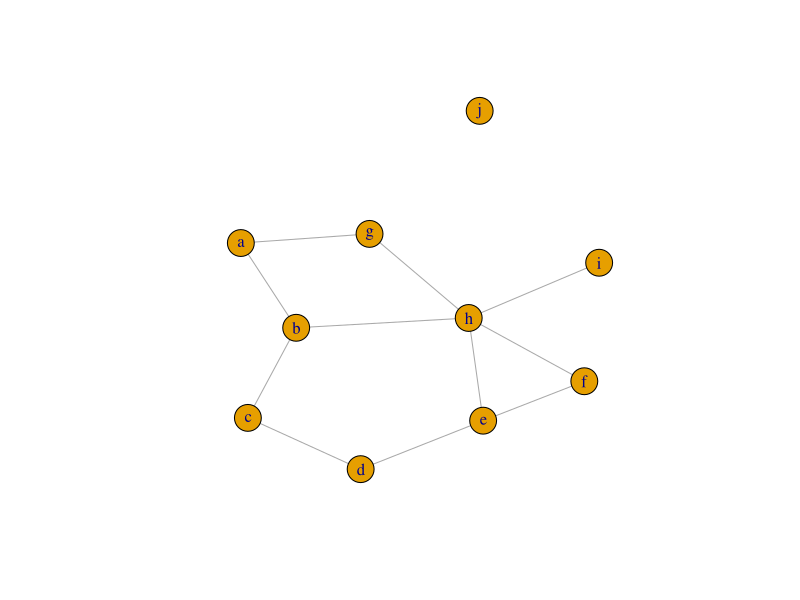

Here is the R script that generated this plot: (Note: this script raises an error after producing the figure.)
#source: https://kateto.net/netscix2016.html

# + ------------------------------------------------------------------------- +
# + Environment Variables                                                     +
# + ~~~~~~~~~~~~~~~~~~~~~~~~~~~~~~~~~~~~~~~~~~~~~~~~~~~~~~~~~~~~~~~~~~~~~~~~~ +
rm(list = ls()) # Remove all the objects we created so far.
library(igraph) # Load the igraph package

# + ------------------------------------------------------------------------- +
# + Make Simple Network                                                       +
# + ~~~~~~~~~~~~~~~~~~~~~~~~~~~~~~~~~~~~~~~~~~~~~~~~~~~~~~~~~~~~~~~~~~~~~~~~~ +
# Small graphs can also be generated with a description of this kind: 
#   `-` for undirected tie, +- or -+ for directed ties pointing left & right, 
#   `++` for a symmetric tie, and “:” for sets of vertices.
g1 <- graph_from_literal(a-b-c-d-e-f, a-g-h-b, h-e:f:i, j)
plot(g1)
E(g1)                   # access edges
V(g1)                   # access vertices
g1[]                    # examine network matrix

# Add attributes to the network, vertices, or edges:
V(g1)$name              # automatically generated when we created the network.
E(g1)$type   <- "email" # Edge attribute, assign "email" to all edges
E(g1)$weight <- 10      # Edge weight, setting all existing edges to 10

# set_edge_attr(), set_vertex_attr()
g1 <- set_graph_attr(g1, "name", "Email Network")
graph_attr_names(g1); graph_attr(g1, "name")

# + ------------------------------------------------------------------------- +
# + Turning networks into igraph objects                                      +
# + ~~~~~~~~~~~~~~~~~~~~~~~~~~~~~~~~~~~~~~~~~~~~~~~~~~~~~~~~~~~~~~~~~~~~~~~~~ +
net <- graph_from_data_frame(d=links, vertices=nodes, directed=T) 
class(net)